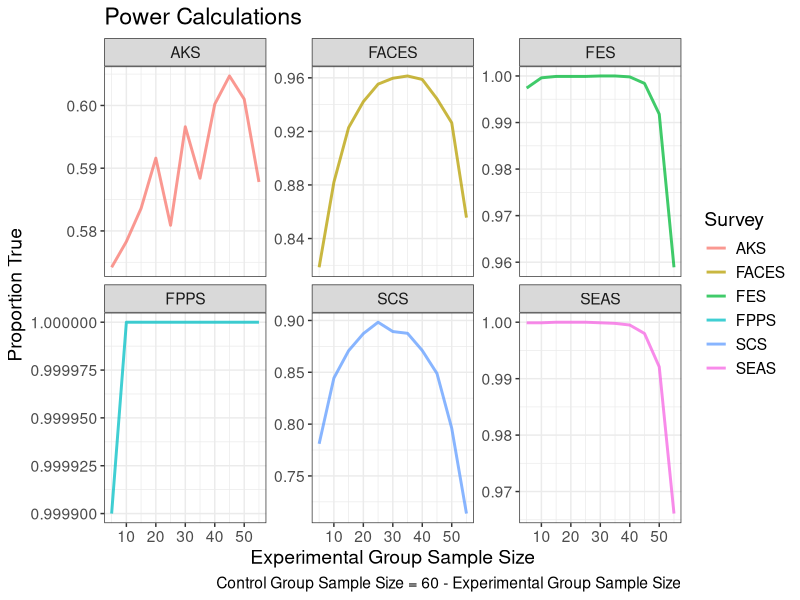

The R source for this figure: (Note: this script raises an error after producing the figure.)
## ---- chunk 1
library(tidyverse)
theme_set(theme_bw())
## ---- chunk 2
faces <- read_csv('../../Data/cleaned_FACES_data.csv', col_types = c('ffffdf'))
## ---- chunk 3
#how many different n to test
m <- seq(from=5, to=55, by=5)
#power dataframe for non-parametric
power_data <- data.frame('FACES' = numeric(length(m)), 'AKS' = numeric(length(m)), 
                         'FES' = numeric(length(m)), 'SCS' = numeric(length(m)), 
                         'FPPS' = numeric(length(m)), 'SEAS' = numeric(length(m)))


#power dataframe for parametric group
power_norm <- data.frame('FACES' = numeric(length(m)), 'AKS' = numeric(length(m)), 
                         'FES' = numeric(length(m)), 'SCS' = numeric(length(m)), 
                         'FPPS' = numeric(length(m)), 'SEAS' = numeric(length(m)))
## ---- chunk 4
for (n in m) {
  # Number of times to bootstrap
  B <- 1e4
  #survey categories
  surveys <- as.character(unique(faces$Survey))
  #dataframe to hold simulation results
  test <- data.frame('FACES' = numeric(B), 'AKS' = numeric(B), 'FES' = numeric(B),
                          'SCS' = numeric(B), 'FPPS' = numeric(B), 'SEAS' = numeric(B))
  control <- data.frame('FACES' = numeric(B), 'AKS' = numeric(B), 'FES' = numeric(B),
                          'SCS' = numeric(B), 'FPPS' = numeric(B), 'SEAS' = numeric(B))
  
  for (j in 1:6) {
    sample_faces_test <- faces %>%
      filter(Time == 'Post', 
             Group == 'Experimental',
             Survey == surveys[j]) %>%
      group_by(`Participant #`) %>%
      summarise(Total = sum(Response)) %>%
      ungroup()
    
    sample_faces_control <- faces %>%
      filter(Time == 'Post', 
             Group == 'Control',
             Survey == surveys[j]) %>%
      group_by(`Participant #`) %>%
      summarise(Total = sum(Response)) %>%
      ungroup()
  
    # Vector to store means
    m1d <- numeric()
    m1n <- numeric()
    
    #pre sample mean and sd
    test_mean <- mean(sample_faces_test$Total)
    test_sd <- sd(sample_faces_test$Total)
    
    for (i in 1:B) {
      dist <- sample(sample_faces_test$Total, size = n, replace = T)
      m1d[i] <- mean(dist)
      dist <- rnorm(n, mean=test_mean, sd=test_sd)
      m1n[i] <- mean(dist)
    }
    
    #vector to store post means
    m2d <- numeric()
    m2n <- numeric()
    
    #post sample mean and sd
    control_mean <- mean(sample_faces_control$Total)
    control_sd <- sd(sample_faces_control$Total)
    
    for (i in 1:B) {
      dist <- sample(sample_faces_control$Total, size = (60-n), replace = T)
      m2d[i] <- mean(dist)
      dist <- rnorm((60-n), mean=control_mean, sd=control_sd)
      m2n[i] <- mean(dist)
    }
    
    power_data[n / 5, j] <- mean(m2d < m1d)
    power_norm[n / 5, j] <- mean(m2n < m1n)
  }
}
## ---- chunk 5
  #combine the data frames and change the column names
  power <- cbind(power_data, power_norm)
  colNames <- c('FACESd', 'AKSd', 'FESd', 'SCSd', 'FPPSd', 'SEASd',
                'FACESn', 'AKSn', 'FESn', 'SCSn', 'FPPSn', 'SEASn')
  colnames(power) <- colNames
  #add indexing for the graph
  power$ExpN <- m
  power$ControlN <- seq(from=55, to=5, by=-5)
  
power %>%
  select(ExpN, ends_with('d')) %>%
  pivot_longer(-ExpN, names_to = 'Survey', values_to = 'Proportion True') %>%
  mutate(Survey = str_replace(Survey, 'd', ''),
         Survey = factor(Survey)) %>%
  ggplot(aes(x = ExpN)) +
  geom_line(aes(y = `Proportion True`, color = Survey),
            size = 1, alpha = .75) +
  facet_wrap(Survey ~., scales = 'free_y') +
  labs(x = "Experimental Group Sample Size",
       title = "Power Calculations",
       caption = 'Control Group Sample Size = 60 - Experimental Group Sample Size') +
  theme(text = element_text(size = 14))
## ---- chunk 6
dist <- tibble(Time = c(rep('Pre', length(m1)), rep('Post', length(m2))),
               Dist = c(m1, m2)) %>%
  mutate(Time = factor(Time))
dist %>%
  ggplot() +
  geom_density(aes(x = Dist, fill = Time), alpha = 0.7)
